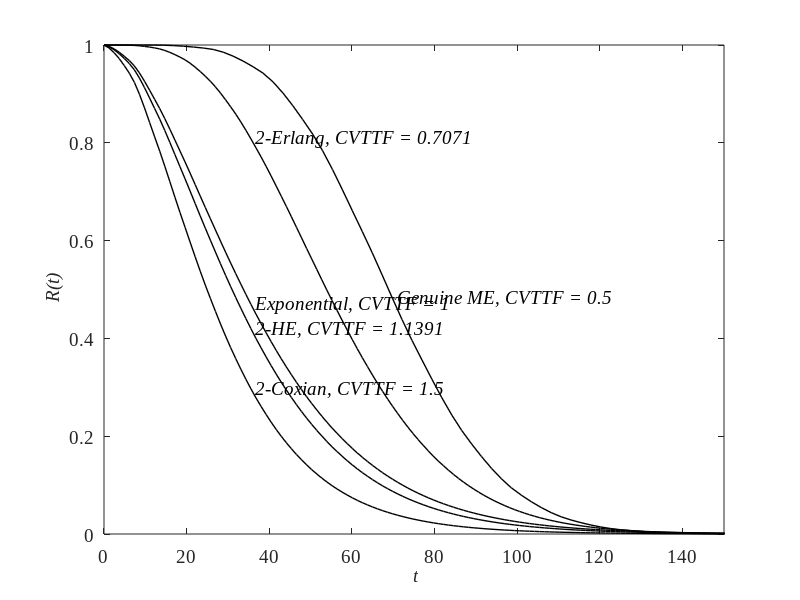
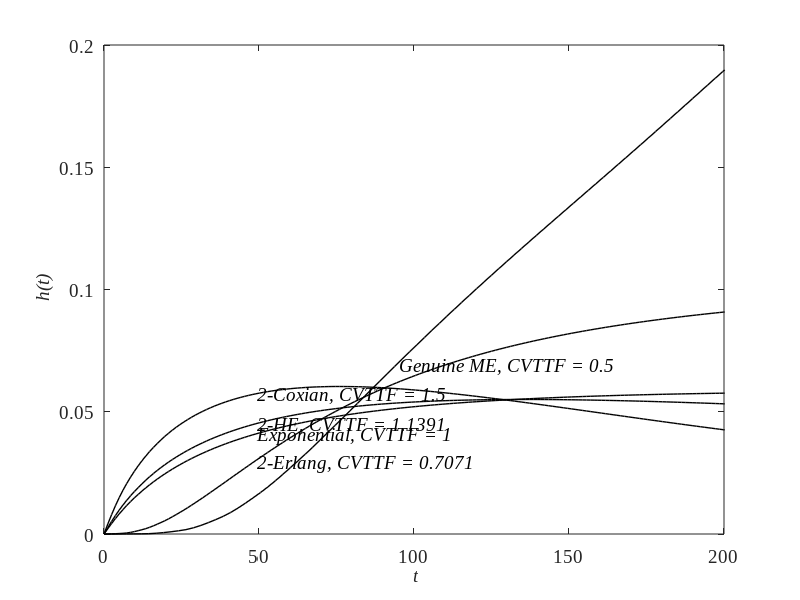

MATLAB code for these plots, in order:
% GENERAL SYSTEM
% Plot R(t), h(t) system for several components

clear 
addpath('data')

load rt_ht_ttf_pureme3.mat;
cv(1) = cvttfc_me;

load rt_ht_ttf_2Erlang.mat;
zz(:,2) = z1';
hh(:,2) = z3';
cv(2)  = cvttfc_me;

load rt_ht_ttf_exponential.mat;
zz(:,3) = z1';
hh(:,3) = z3';
cv(3)  = cvttfc_me;

load rt_ht_ttf_2Coxian_cv1.5.mat;
zz(:,4) = z1';
hh(:,4) = z3'; 
cv(4)  = cvttfc_me;

load rt_ht_ttf_fullme2_cv1.1391.mat;
zz(:,5) = z1';
hh(:,5) = z3'; 
cv(5)  = cvttfc_me;

%% Reliability Function
figure('Name','Reliability Function');
plot(tt,RRs,'k','LineWidth',1); hold on;
plot(xx,zz(:,2),'k','LineWidth',1);
plot(xx,zz(:,3),'k','LineWidth',1);
plot(xx,zz(:,4),'k','LineWidth',1);
plot(xx,zz(:,5),'k','LineWidth',1);
set(gca,'FontName','Times New Roman','FontSize',14);
xlabel('\it t','FontSize',14);
ylabel('\it R(t)','FontSize',14);
i = 30;
text(tt(i),RRs(i),['\it Genuine ME, CVTTF = ',num2str(real(cv(1)),4)],'FontName','Times New Roman','FontAngle','italic','FontSize',14);
text(xx(i),zz(i,2),['\it 2-Erlang, CVTTF = ',num2str(cv(2),4)],'FontName','Times New Roman','FontAngle','italic','FontSize',14);
text(xx(i),zz(i,3),['\it Exponential, CVTTF = ',num2str(cv(3),4)],'FontName','Times New Roman','FontAngle','italic','FontSize',14);
text(xx(i),zz(i,4),['\it 2-Coxian, CVTTF = ',num2str(cv(4),5)],'FontName','Times New Roman','FontAngle','italic','FontSize',14);
text(xx(i),zz(i,5),['\it 2-HE, CVTTF = ',num2str(cv(5),5)],'FontName','Times New Roman','FontAngle','italic','FontSize',14);
axis([0 150 0 1])

%% Hazard Function
figure('Name','Hazard Function');
plot(tt,hhs,'k','LineWidth',1); hold on
plot(xx,hh(:,2),'k','LineWidth',1);
plot(xx,hh(:,3),'k','LineWidth',1);
plot(xx,hh(:,4),'k','LineWidth',1);
plot(xx,hh(:,5),'k','LineWidth',1);
set(gca,'FontName','Times New Roman','FontSize',14);
xlabel('\it t','FontSize',14);
ylabel('\it h(t)','FontSize',14);
axis([0 200 0 0.2]);
i = 40;
text(tt(i),hhs(i),['\it Genuine ME, CVTTF = ',num2str(real(cv(1)),4)],'FontName','Times New Roman','FontAngle','italic','FontSize',14);
text(xx(i),hh(i,2),['\it 2-Erlang, CVTTF = ',num2str(cv(2),4)],'FontName','Times New Roman','FontAngle','italic','FontSize',14);
text(xx(i),hh(i,3),['\it Exponential, CVTTF = ',num2str(cv(3),4)],'FontName','Times New Roman','FontAngle','italic','FontSize',14);
text(xx(i),hh(i,4),['\it 2-Coxian, CVTTF = ',num2str(cv(4),5)],'FontName','Times New Roman','FontAngle','italic','FontSize',14);
text(xx(i),hh(i,5),['\it 2-HE, CVTTF = ',num2str(cv(5),5)],'FontName','Times New Roman','FontAngle','italic','FontSize',14);